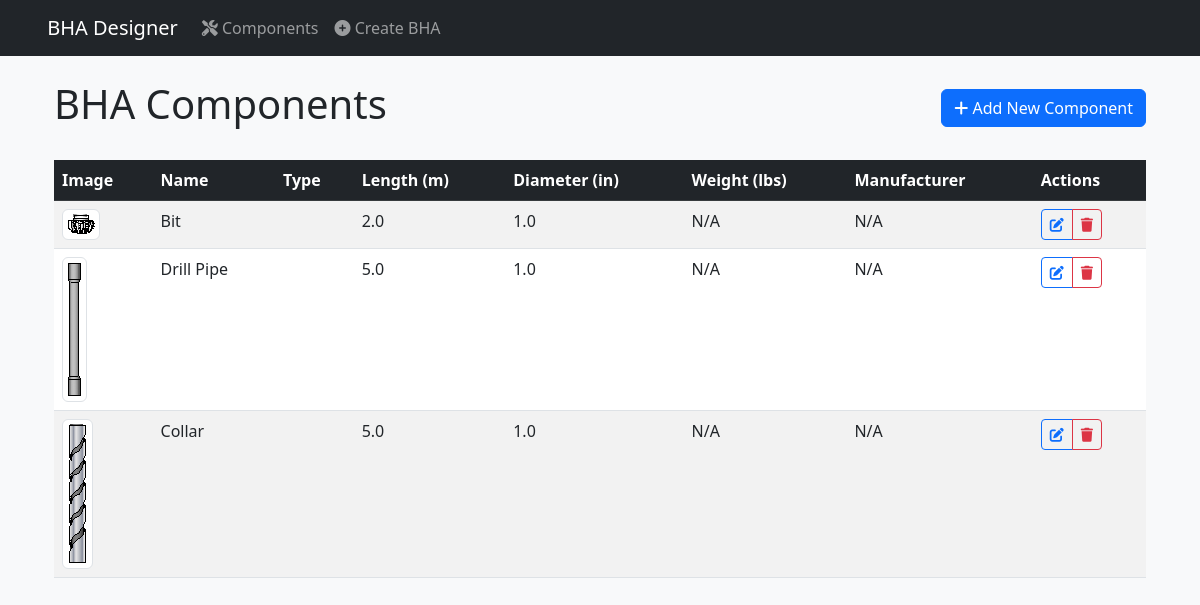
Before: /components/ with the older database file.
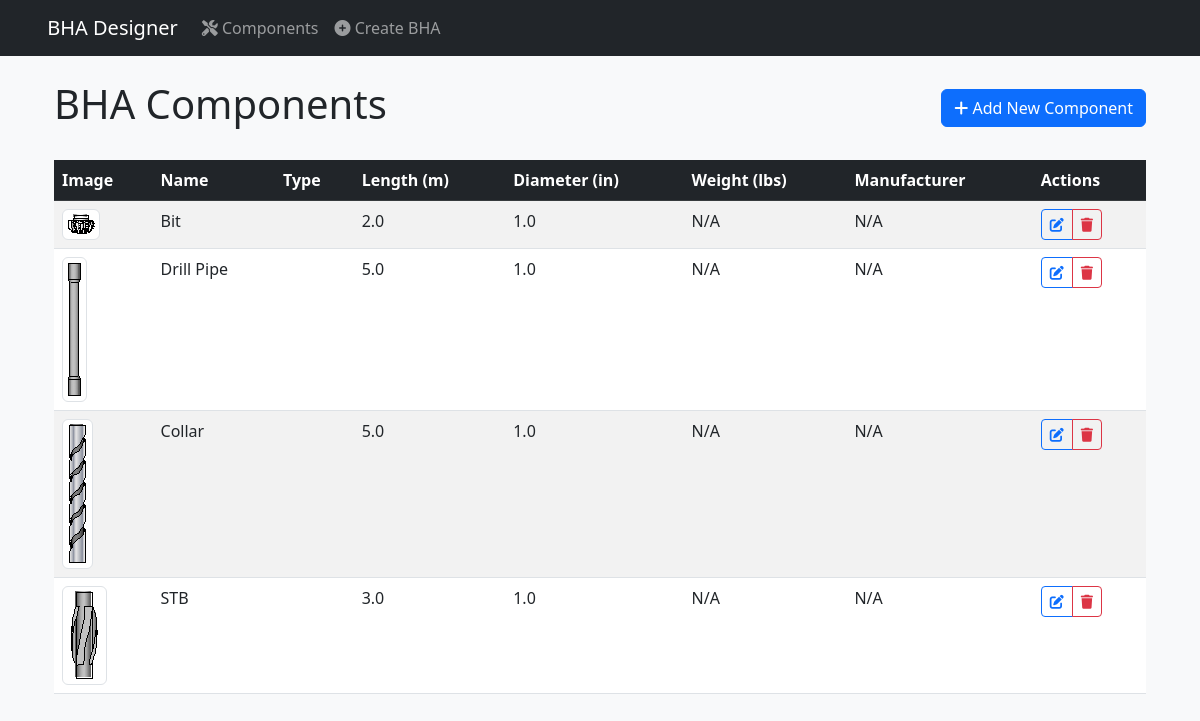
After: the same page with the newer database file.
### bha_app/models.py (models this page shows, shortened)
class BHAComponent(models.Model):
    name = models.CharField(max_length=100)
    length = models.FloatField(validators=[MinValueValidator(0.1)])
    diameter = models.FloatField(validators=[MinValueValidator(0.1)])
    image = models.ImageField(upload_to='bha_components/', null=True, blank=True)
    manufacturer = models.CharField(max_length=100, blank=True, null=True)
    weight = models.FloatField(validators=[MinValueValidator(0)], null=True, blank=True)

### bha_app/views.py (the view)
# urls.py: path('components/', views.BHAComponentListView.as_view(), name='component_list'),
class BHAComponentListView(ListView):
    model = BHAComponent
    template_name = 'bha_app/component_list.html'
    context_object_name = 'components'

### bha_app/templates/bha_app/component_list.html (shortened to what this page needs)
{% extends 'base.html' %}
{% block content %}
<div class="container">
    <div class="d-flex justify-content-between align-items-center mb-4">
        <h1>BHA Components</h1>
        <a href="{% url 'component_create' %}" class="btn btn-primary">
            <i class="fas fa-plus"></i> Add New Component
        </a>
    </div>
    <div class="table-responsive">
        <table class="table table-striped table-hover">
            <thead class="table-dark">
                <tr>
                    <th>Image</th>
                    <th>Name</th>
                    <th>Type</th>
                    <th>Length (m)</th>
                    <th>Diameter (in)</th>
                    <th>Weight (lbs)</th>
                    <th>Manufacturer</th>
                    <th>Actions</th>
                </tr>
            </thead>
            <tbody>
                {% for component in components %}
                <tr>
                    <td>
                        {% if component.image %}
                            <img src="{{ component.image.url }}" alt="{{ component.name }}"
                                 class="img-thumbnail" style="max-width: 50px;">
                        {% else %}
                            <div class="text-muted">No image</div>
                        {% endif %}
                    </td>
                    <td>{{ component.name }}</td>
                    <td></td>
                    <td>{{ component.length }}</td>
                    <td>{{ component.diameter }}</td>
                    <td>{{ component.weight|default:"N/A" }}</td>
                    <td>{{ component.manufacturer|default:"N/A" }}</td>
                    <td>
                        <div class="btn-group">
                            <a href="{% url 'component_edit' pk=component.pk %}" class="btn btn-sm btn-outline-primary">
                                <i class="fas fa-edit"></i>
                            </a>
                            <a href="{% url 'component_delete' pk=component.pk %}" class="btn btn-sm btn-outline-danger">
                                <i class="fas fa-trash"></i>
                            </a>
                        </div>
                    </td>
                </tr>
                {% endfor %}
            </tbody>
        </table>
    </div>
</div>
{% endblock %}

### bha_app/templates/base.html (shortened to what this page needs)
<!DOCTYPE html>
<html lang="en">
<head>
    <link href="https://cdn.jsdelivr.net/npm/bootstrap@5.3.0/dist/css/bootstrap.min.css" rel="stylesheet">
    <link href="https://cdnjs.cloudflare.com/ajax/libs/font-awesome/6.0.0/css/all.min.css" rel="stylesheet">
</head>
<body class="bg-light">
    <nav class="navbar navbar-expand-lg navbar-dark bg-dark mb-4">
        <div class="container">
            <a class="navbar-brand" href="/">
                 BHA Designer
            </a>
            <div class="collapse navbar-collapse" id="navbarNav">
                <ul class="navbar-nav">
                    <li class="nav-item">
                        <a class="nav-link" href="{% url 'component_list' %}">
                            <i class="fas fa-tools"></i> Components
                        </a>
                    </li>
                    <li class="nav-item">
                        <a class="nav-link" href="{% url 'configuration_create' %}">
                            <i class="fas fa-plus-circle"></i> Create BHA
                        </a>
                    </li>
                </ul>
            </div>
        </div>
    </nav>
    <div class="container">
        {% block content %}{% endblock %}
    </div>
</body>
</html>

### bha_app/templates/base.html (style rules this page uses)
.table img { transition: transform 0.2s; }

Changed rows visible on the page:
added BHAComponent: image (picture), name "STB", length "3.0", diameter "1.0", weight "N/A", manufacturer "N/A"
